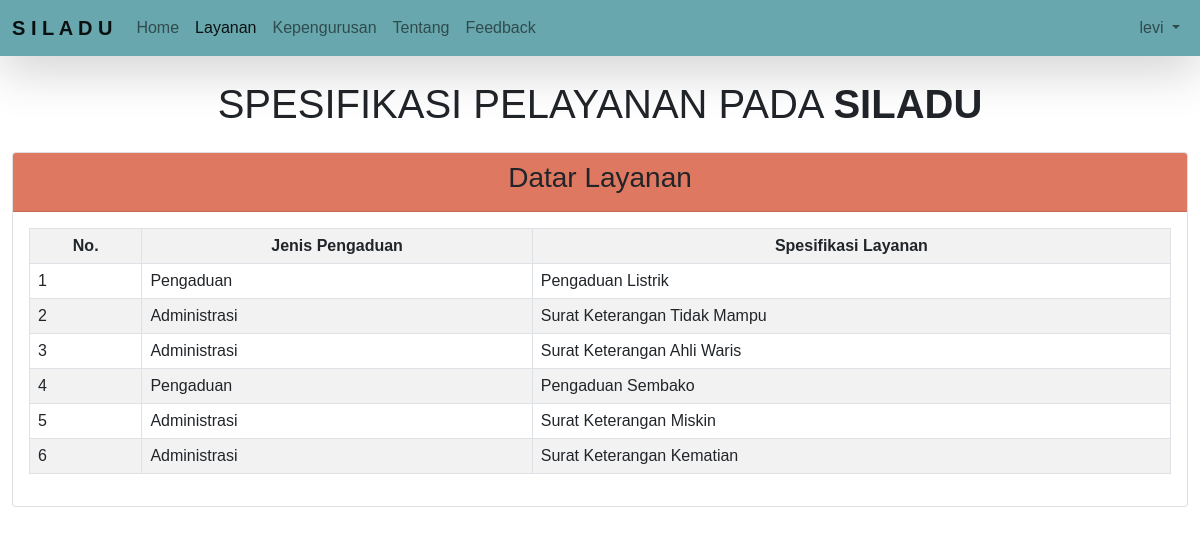
The page /petugas/layanan.php (signed in) on the database its author committed.
### tables this page shows
CREATE TABLE `layanan` (
  `id` int(10) NOT NULL,
  `jenis` enum('Pengaduan','Administrasi') NOT NULL,
  `spesifikasi` varchar(100) NOT NULL
);

### petugas/layanan.php (the view, shortened to what this page needs)
<?php
include "../koneksi.php";
?>
<!DOCTYPE html>
<html lang="en">
<head>
    <link rel="stylesheet" href="https://cdnjs.cloudflare.com/ajax/libs/font-awesome/6.1.1/css/all.min.css">
    <link rel="stylesheet" href="https://cdn.jsdelivr.net/npm/bootstrap@5.0.2/dist/css/bootstrap.min.css" rel="stylesheet">
</head>
<body>
    <nav class="navbar navbar-expand-lg navbar-light shadow-lg fixed-top" style="background-color: #68A7AD;">
        <div class="container-fluid">
            <a class="navbar-brand" href="../home.php">S I L A D U</a>
            <div class="collapse navbar-collapse" id="navbarText">
                <ul class="navbar-nav me-auto mb-2 mb-lg-0">
                    <li class="nav-item">
                        <a class="nav-link" aria-current="page" href="../home.php">Home</a>
                    </li>
                    <li class="nav-item layanan">
                        <a class="nav-link active" href="#" aria-current="page">Layanan</a>
                    </li>
                    <li class="nav-item kepengurusan">
                        <a class="nav-link" aria-current="page" href="../petugas/kepengurusan/staff.php">Kepengurusan</a>
                    </li>
                    <li class="nav-item about">
                        <a class="nav-link" href="../home.php#tentang">Tentang</a>
                    </li>
                    <li class="nav-item feedback">
                        <a class="nav-link" href="../pengguna/feedback.php">Feedback</a>
                    </li>
                </ul>
                <span class="navbar-profile">
                    <ul class="navbar-nav me-auto mb-2 mb-lg-0">
                        <li class="nav-item dropdown">
                            <a class="nav-link dropdown-toggle" href="#" id="navbarDropdownMenuLink" role="button" data-bs-toggle="dropdown" aria-expanded="false">
                                <?php $username = $_SESSION['username'];
                                echo "$username"; ?>
                            </a>
                        </li>
                    </ul>
                </span>
            </div>
        </div>
    </nav>
    <h1>SPESIFIKASI PELAYANAN PADA <STROng>SILADU</STROng></h1>
    <div class="container-fluid layanan">
        <div class="card-wrap mt-4">
            <div class="card tabel-form">
                <div class="card-header" style="background-color: #DF7861;">
                    <h3 class="card-title text-center">Datar Layanan</h3>
                </div>
                <div class="card-body">
                    <table class="table table-bordered table-striped">
                        <tr class="text-center">
                            <th>No.</th>
                            <th>Jenis Pengaduan</th>
                            <th>Spesifikasi Layanan</th>
                        </tr>
                        <?php
                        $no = 1;
                        $a = mysqli_query($koneksi, "SELECT * FROM layanan");
                        while ($tampil = mysqli_fetch_array($a)) : ?>
                            <tr>
                                <td><?= $no++ ?></td>
                                <td><?= $tampil['jenis'] ?></td>
                                <td><?= $tampil['spesifikasi'] ?></td>
                            </tr>
                        <?php endwhile; ?>
                    </table>
                </div>
            </div>
        </div>
    </div>
    <br><br><br>
</body>
</html>

### petugas/layanan.php (style rules this page uses)
h1 { margin-top: 80px; text-align: center; }
body { font-family: 'Poppins', sans-serif; }
.navbar-brand { font-weight: bold; color: #cdc2ae; }

### rows shown on the page
layanan: jenis "Pengaduan", spesifikasi "Pengaduan Listrik"
layanan: jenis "Administrasi", spesifikasi "Surat Keterangan Tidak Mampu"
layanan: jenis "Administrasi", spesifikasi "Surat Keterangan Ahli Waris"
layanan: jenis "Pengaduan", spesifikasi "Pengaduan Sembako"
layanan: jenis "Administrasi", spesifikasi "Surat Keterangan Miskin"
layanan: jenis "Administrasi", spesifikasi "Surat Keterangan Kematian"

### other values the page prints
$username "levi"
